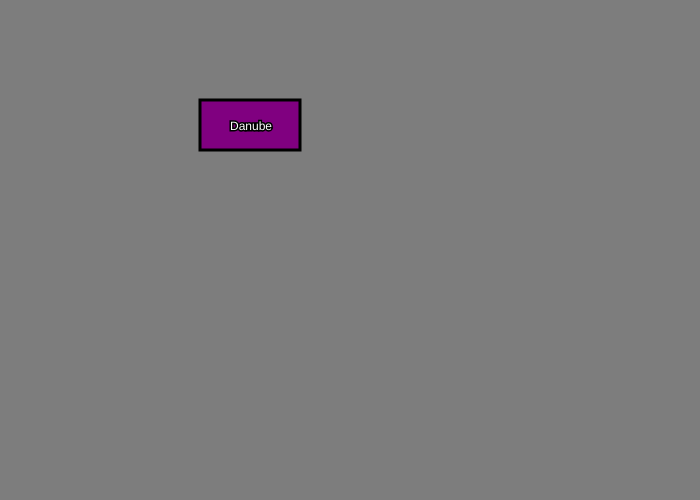
Frame 1 (no input)
Frame 60 (no input): identical to frame 1, image omitted
Frame 120 (the mouse pressed at the canvas centre since frame 60): identical to frame 1, image omitted

The p5.js sketch that drew this single still picture (run headless with seeded random() and noise() and a simulated clock; from frame 60 on, the mouse is pressed at the canvas centre):

// p5.js sketch
// ── sketch.js
var button2X;
var button2Y;

function setup()
{
  createCanvas(700,500);
  button2X = 200;
  button2Y = 100;


}

function draw()
{
	background(125,125,125)

	strokeWeight(3);

	if (mouseX > button2X && mouseX < button2X + 100 && mouseY > button2Y && mouseY < button2Y + 50)
	{
		if (mouseIsPressed)
		{
      fill(255,0,0);
      rect(button2X,button2Y,100,50);
      textSize(12);
      fill(255,255,255);
      stroke(0,0,0);
      text("Nile",button2X+30-5,button2Y+30+2);
		}
    else {
      fill(0,255,0);
      rect(button2X,button2Y,100,50);
      textSize(12);
      fill(255,255,255);
      stroke(0,0,0);
      text("Amazon",button2X+30-5,button2Y+30+2);
    }

	}
	else
	{
		fill(128,0,128);
		rect(button2X,button2Y,100,50);
		textSize(12);
		fill(255,255,255);
		stroke(0,0,0);
		text("Danube",button2X+30,button2Y+30);
	}

}
